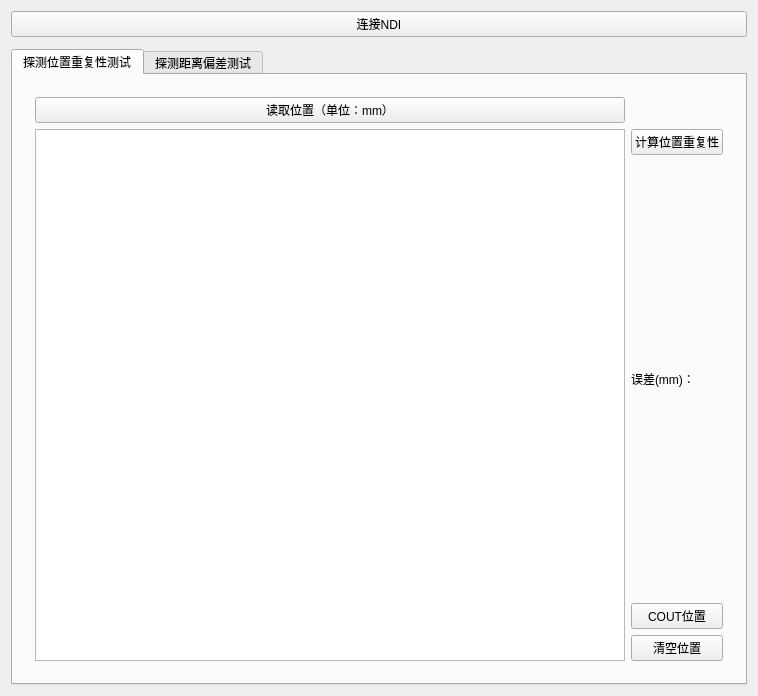
<?xml version="1.0" encoding="UTF-8"?>
<ui version="4.0">
 <class>CameraTestControls</class>
 <widget class="QWidget" name="CameraTestControls">
  <property name="geometry">
   <rect>
    <x>0</x>
    <y>0</y>
    <width>758</width>
    <height>696</height>
   </rect>
  </property>
  <property name="minimumSize">
   <size>
    <width>0</width>
    <height>0</height>
   </size>
  </property>
  <property name="windowTitle">
   <string>QmitkTemplate</string>
  </property>
  <layout class="QGridLayout" name="gridLayout">
   <item row="0" column="0">
    <layout class="QVBoxLayout" name="verticalLayout">
     <item>
      <widget class="QPushButton" name="pushButton_connectVega">
       <property name="toolTip">
        <string>Do image processing</string>
       </property>
       <property name="text">
        <string>连接NDI</string>
       </property>
      </widget>
     </item>
     <item>
      <widget class="QmitkToolTrackingStatusWidget" name="m_StatusWidgetVegaToolToShow" native="true"/>
     </item>
    </layout>
   </item>
   <item row="1" column="0">
    <widget class="QTabWidget" name="tabWidget">
     <property name="currentIndex">
      <number>0</number>
     </property>
     <widget class="QWidget" name="tab">
      <attribute name="title">
       <string>探测位置重复性测试</string>
      </attribute>
      <layout class="QGridLayout" name="gridLayout_2">
       <item row="0" column="0">
        <widget class="QWidget" name="widget_5" native="true">
         <layout class="QGridLayout" name="gridLayout_3">
          <item row="0" column="0">
           <widget class="QPushButton" name="pushButton_readPosition">
            <property name="text">
             <string>读取位置（单位：mm）</string>
            </property>
           </widget>
          </item>
          <item row="1" column="0" rowspan="4">
           <widget class="QTextBrowser" name="textBrowserLog"/>
          </item>
          <item row="1" column="1">
           <widget class="QPushButton" name="pushButton_calculateRepeatability">
            <property name="text">
             <string>计算位置重复性</string>
            </property>
           </widget>
          </item>
          <item row="2" column="1">
           <widget class="QLabel" name="label_repeatability">
            <property name="text">
             <string>误差(mm)：</string>
            </property>
           </widget>
          </item>
          <item row="3" column="1">
           <widget class="QPushButton" name="pushButton_printPoint">
            <property name="text">
             <string>COUT位置</string>
            </property>
           </widget>
          </item>
          <item row="4" column="1">
           <widget class="QPushButton" name="pushButton_clearPoint">
            <property name="text">
             <string>清空位置</string>
            </property>
           </widget>
          </item>
         </layout>
        </widget>
       </item>
      </layout>
     </widget>
     <widget class="QWidget" name="tab_2">
      <attribute name="title">
       <string>探测距离偏差测试</string>
      </attribute>
      <layout class="QGridLayout" name="gridLayout_4">
       <item row="0" column="0">
        <widget class="QWidget" name="widget_10" native="true">
         <layout class="QGridLayout" name="gridLayout_5">
          <item row="0" column="0">
           <widget class="QPushButton" name="pushButton_readEnd10fLine">
            <property name="text">
             <string>读取线段端点 1（单位：mm）</string>
            </property>
           </widget>
          </item>
          <item row="0" column="1">
           <widget class="QPushButton" name="pushButton_readEnd2OfLine">
            <property name="text">
             <string>读取线段端点 2（单位：mm）</string>
            </property>
           </widget>
          </item>
          <item row="0" column="2">
           <widget class="QPushButton" name="pushButton_calculateLength">
            <property name="text">
             <string>计算线段长度（单位：mm）</string>
            </property>
           </widget>
          </item>
          <item row="1" column="0" rowspan="6">
           <widget class="QTextBrowser" name="textBrowser_End1OfLine"/>
          </item>
          <item row="1" column="1" rowspan="6">
           <widget class="QTextBrowser" name="textBrowser_End2OfLine"/>
          </item>
          <item row="1" column="2" rowspan="6">
           <widget class="QTextBrowser" name="textBrowser_length"/>
          </item>
          <item row="1" column="3">
           <widget class="QPushButton" name="pushButton_calculateDeviationOfLength">
            <property name="text">
             <string>计算距离偏差</string>
            </property>
           </widget>
          </item>
          <item row="2" column="3">
           <widget class="QLabel" name="label_DeviationOfLength">
            <property name="text">
             <string>距离偏差</string>
            </property>
           </widget>
          </item>
          <item row="3" column="3">
           <widget class="QPushButton" name="pushButton_printEnd1">
            <property name="text">
             <string>COUT端点1</string>
            </property>
           </widget>
          </item>
          <item row="4" column="3">
           <widget class="QPushButton" name="pushButton_printEnd2">
            <property name="text">
             <string>COUT端点2</string>
            </property>
           </widget>
          </item>
          <item row="5" column="3">
           <widget class="QPushButton" name="pushButton_clearEnd1">
            <property name="text">
             <string>清空端点1</string>
            </property>
           </widget>
          </item>
          <item row="6" column="3">
           <widget class="QPushButton" name="pushButton_ClearEnd2">
            <property name="text">
             <string>清空端点2</string>
            </property>
           </widget>
          </item>
         </layout>
        </widget>
       </item>
      </layout>
     </widget>
    </widget>
   </item>
  </layout>
 </widget>
 <layoutdefault spacing="6" margin="11"/>
 <customwidgets>
  <customwidget>
   <class>QmitkToolTrackingStatusWidget</class>
   <extends>QWidget</extends>
   <header location="global">QmitkToolTrackingStatusWidget.h</header>
   <container>1</container>
  </customwidget>
 </customwidgets>
 <resources/>
 <connections/>
</ui>
